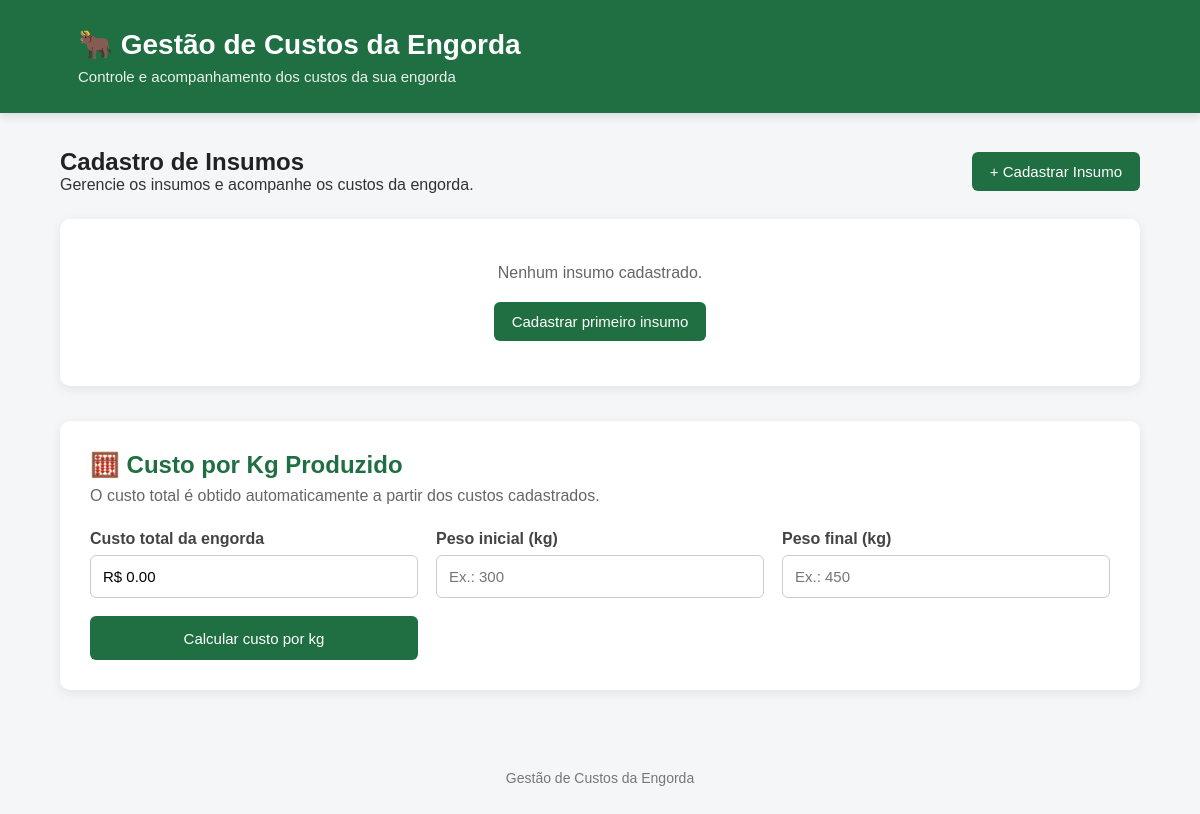
Before: / with the older database file.
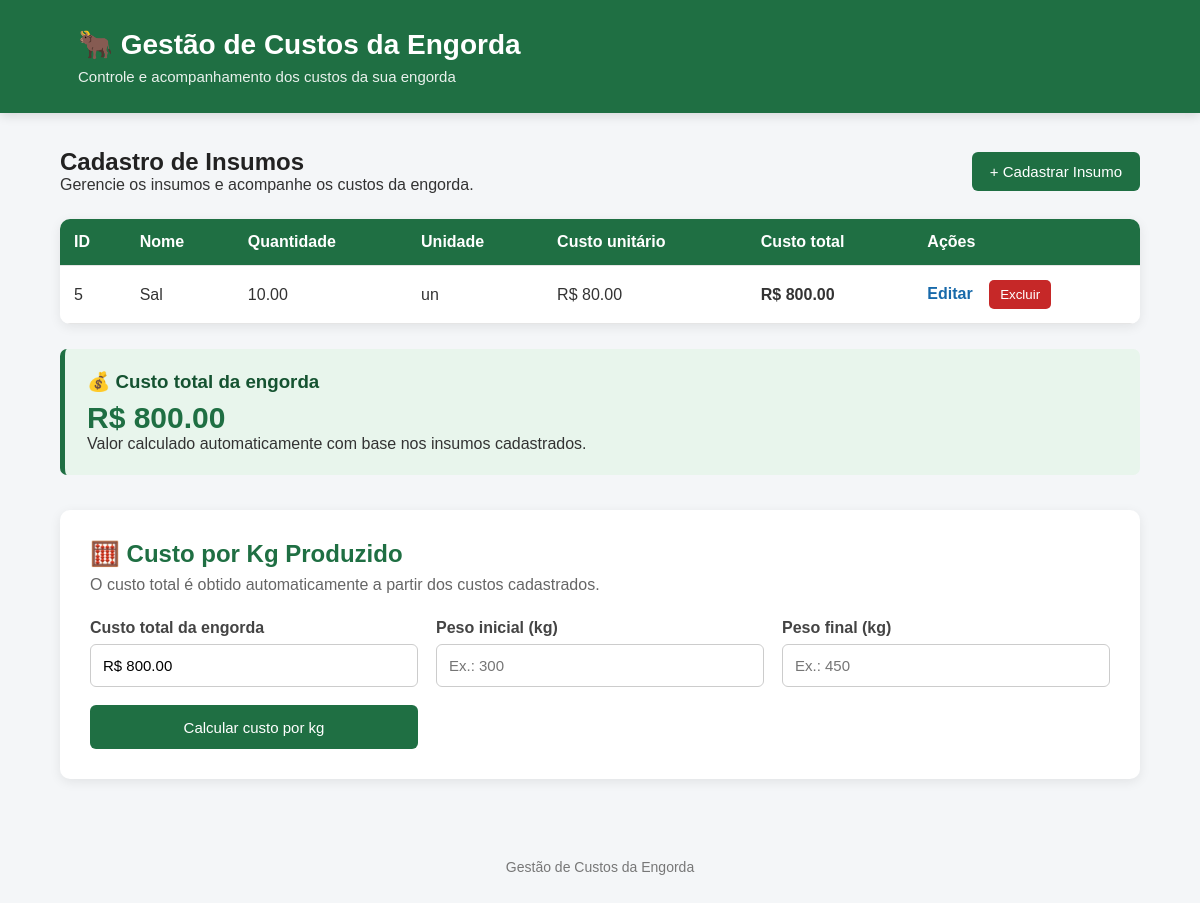
After: the same page with the newer database file.
### tables this page shows
CREATE TABLE insumos (
            id INTEGER PRIMARY KEY AUTOINCREMENT,
            nome TEXT NOT NULL,
            quantidade REAL NOT NULL,
            unidade TEXT NOT NULL
        , custo_unitario REAL NOT NULL DEFAULT 0);

### app.py (the view)
@app.route("/")
def index():
    insumos = buscar_insumos()
    custo_total = calcular_custo_total()
    return render_template(
        "index.html",
        insumos=insumos,
        custo_total=custo_total
    )

### app.py (called while the page is built)
def conectar_banco():
    conexao = sqlite3.connect(DATABASE)
    conexao.row_factory = sqlite3.Row
    return conexao

def buscar_insumos():
    conexao = conectar_banco()
    insumos = conexao.execute("""
        SELECT *,
               (quantidade * custo_unitario) AS custo_total
        FROM insumos
        ORDER BY id DESC
    """).fetchall()
    conexao.close()
    return insumos

def calcular_custo_total():
    conexao = conectar_banco()
    resultado = conexao.execute("""
        SELECT COALESCE(SUM(quantidade * custo_unitario), 0) AS total
        FROM insumos
    """).fetchone()
    conexao.close()
    return float(resultado["total"])

### templates/index.html (shortened to what this page needs)
{% extends "base.html" %}
{% block content %}
<div class="topo">
<div>
    <h2>Cadastro de Insumos</h2>
    <p>
        Gerencie os insumos e acompanhe os custos da engorda.
    </p>
</div>
<a
    href="{{ url_for('cadastrar') }}"
    class="botao">
    + Cadastrar Insumo
</a>
</div>
{% if insumos %}
<div class="tabela-container">
<table>
    <thead>
        <tr>
            <th>ID</th>
            <th>Nome</th>
            <th>Quantidade</th>
            <th>Unidade</th>
            <th>Custo unitário</th>
            <th>Custo total</th>
            <th>Ações</th>
        </tr>
    </thead>
    <tbody>
        {% for insumo in insumos %}
        <tr>
            <td>
                {{ insumo.id }}
            </td>
            <td>
                {{ insumo.nome }}
            </td>
            <td>
                {{ "%.2f"|format(insumo.quantidade) }}
            </td>
            <td>
                {{ insumo.unidade }}
            </td>
            <td>
                R$ {{ "%.2f"|format(insumo.custo_unitario) }}
            </td>
            <td>
                <strong>
                    R$ {{ "%.2f"|format(insumo.custo_total) }}
                </strong>
            </td>
            <td class="acoes">
                <a
                    href="{{ url_for('editar', id=insumo.id) }}"
                    class="editar">
                    Editar
                </a>
                <form
                    action="{{ url_for('excluir', id=insumo.id) }}"
                    method="POST"
                    style="display:inline;">
                    <button
                        type="submit"
                        class="excluir"
                        onclick="return confirm('Deseja realmente excluir este insumo?')">
                        Excluir
                    </button>
                </form>
            </td>
        </tr>
        {% endfor %}
    </tbody>
</table>
</div>
<div class="resultado">
<h3>💰 Custo total da engorda</h3>
<strong class="valor-resultado">
    R$ {{ "%.2f"|format(custo_total) }}
</strong>
<p>
    Valor calculado automaticamente com base nos insumos cadastrados.
</p>
</div>
{% else %}
<div class="vazio">
<p>
    Nenhum insumo cadastrado.
</p>
<a
    href="{{ url_for('cadastrar') }}"
    class="botao">
    Cadastrar primeiro insumo
</a>
</div>
{% endif %}
<div class="calculo">
<h2>🧮 Custo por Kg Produzido</h2>
<p class="calculo-descricao">
    O custo total é obtido automaticamente a partir dos custos cadastrados.
</p>
<form
    action="{{ url_for('calcular') }}"
    method="POST">
    <div class="campo">
        <label>
            Custo total da engorda
        </label>
        <input
            type="text"
            value="R$ {{ '%.2f'|format(custo_total) }}"
            readonly
        >
    </div>
    <div class="campo">
        <label for="peso_inicial">
            Peso inicial (kg)
        </label>
        <input
            type="number"
            id="peso_inicial"
            name="peso_inicial"
            step="0.01"
            min="0.01"
            placeholder="Ex.: 300"
            value="{{ peso_inicial if peso_inicial is defined else '' }}"
            required
        >
    </div>
    <div class="campo">
        <label for="peso_final">
            Peso final (kg)
        </label>
        <input
            type="number"
            id="peso_final"
            name="peso_final"
            step="0.01"
            min="0.01"
            placeholder="Ex.: 450"
            value="{{ peso_final if peso_final is defined else '' }}"
            required
        >
    </div>
    <button
        type="submit"
        class="botao">
        Calcular custo por kg
    </button>
</form>
</div>
{% endblock %}

### templates/base.html (shortened to what this page needs)
<!DOCTYPE html>
<html lang="pt-BR">
<head>
<link rel="stylesheet" href="{{ url_for('static', filename='style.css') }}">
</head>
<body>
<header class="cabecalho">
    <div class="cabecalho-conteudo">
        <div>
            <h1>🐂 Gestão de Custos da Engorda</h1>
            <p>Controle e acompanhamento dos custos da sua engorda</p>
        </div>
    </div>
</header>
<main class="container">
    {% block content %}
    {% endblock %}
</main>
<footer>
    <p>Gestão de Custos da Engorda</p>
</footer>
</body>
</html>

### static/style.css (style rules this page uses)
* { margin: 0; padding: 0; box-sizing: border-box; }
body { font-family: Arial, sans-serif; background: #f4f6f8; color: #333; }
.cabecalho { background: #1f6f43; color: white; padding: 28px 20px; box-shadow: 0 3px 10px rgba(0, 0, 0, 0.12); }
.cabecalho-conteudo { width: 90%; max-width: 1100px; margin: auto; }
.cabecalho h1 { font-size: 28px; margin-bottom: 7px; }
.cabecalho p { opacity: 0.9; font-size: 15px; }
.container { width: 90%; max-width: 1100px; margin: 35px auto; }
.topo { display: flex; justify-content: space-between; align-items: center; gap: 20px; margin-bottom: 25px; }
.topo h2 { margin: 0; color: #222; }
.botao { display: inline-block; background: #1f6f43; color: white; padding: 11px 18px; border: none; border-radius: 6px; text-decoration: none; cursor: pointer; font-size: 15px; transition: 0.2s; }
.tabela-container { overflow-x: auto; background: white; border-radius: 10px; box-shadow: 0 3px 12px rgba(0, 0, 0, 0.08); }
table { width: 100%; border-collapse: collapse; background: white; }
th, td { padding: 14px; border-bottom: 1px solid #e5e5e5; text-align: left; }
th { background: #1f6f43; color: white; font-weight: bold; }
.acoes { white-space: nowrap; }
.editar { color: #1769aa; text-decoration: none; margin-right: 12px; font-weight: bold; }
.excluir { background: #c62828; color: white; border: none; padding: 7px 11px; border-radius: 5px; cursor: pointer; }
.calculo, .formulario { background: white; padding: 30px; border-radius: 10px; box-shadow: 0 3px 12px rgba(0, 0, 0, 0.08); }
.calculo { margin-top: 35px; }
.calculo h2 { color: #1f6f43; margin-bottom: 8px; }
.calculo-descricao { color: #666; margin-bottom: 25px; }
.calculo form { display: grid; grid-template-columns: repeat(3, 1fr); gap: 18px; align-items: end; }
.campo { display: flex; flex-direction: column; }
label { margin-bottom: 7px; font-weight: bold; color: #444; }
input, select { width: 100%; padding: 12px; border: 1px solid #ccc; border-radius: 6px; font-size: 15px; outline: none; }
.calculo button { width: 100%; height: 44px; }
.resultado { margin-top: 25px; padding: 22px; background: #e8f5ec; border-left: 5px solid #1f6f43; border-radius: 7px; }
.resultado h3 { color: #155331; margin-bottom: 8px; }
.resultado p { margin: 0; }
.valor-resultado { display: block; font-size: 30px; color: #1f6f43; margin-top: 7px; }
footer { text-align: center; color: #777; padding: 30px 20px; margin-top: 50px; font-size: 14px; }

Changed rows visible on the page:
added insumos: id "5", nome "Sal", quantidade "10.00", unidade "un", custo_unitario "80.00", custo_total "800.00"
Other visible differences:
{{ "%.2f"|format(custo_total) }}: (not shown) → "800.00"
form field value: "R$ 0.00" → "R$ 800.00"
text no longer shown: "Nenhum insumo cadastrado. Cadastrar primeiro insumo"
text now shown: "ID Nome Quantidade Unidade Custo unitário Custo total Ações 💰 Custo total da engorda R$ Valor calculado automaticamente com base nos insumos cadastrados."
